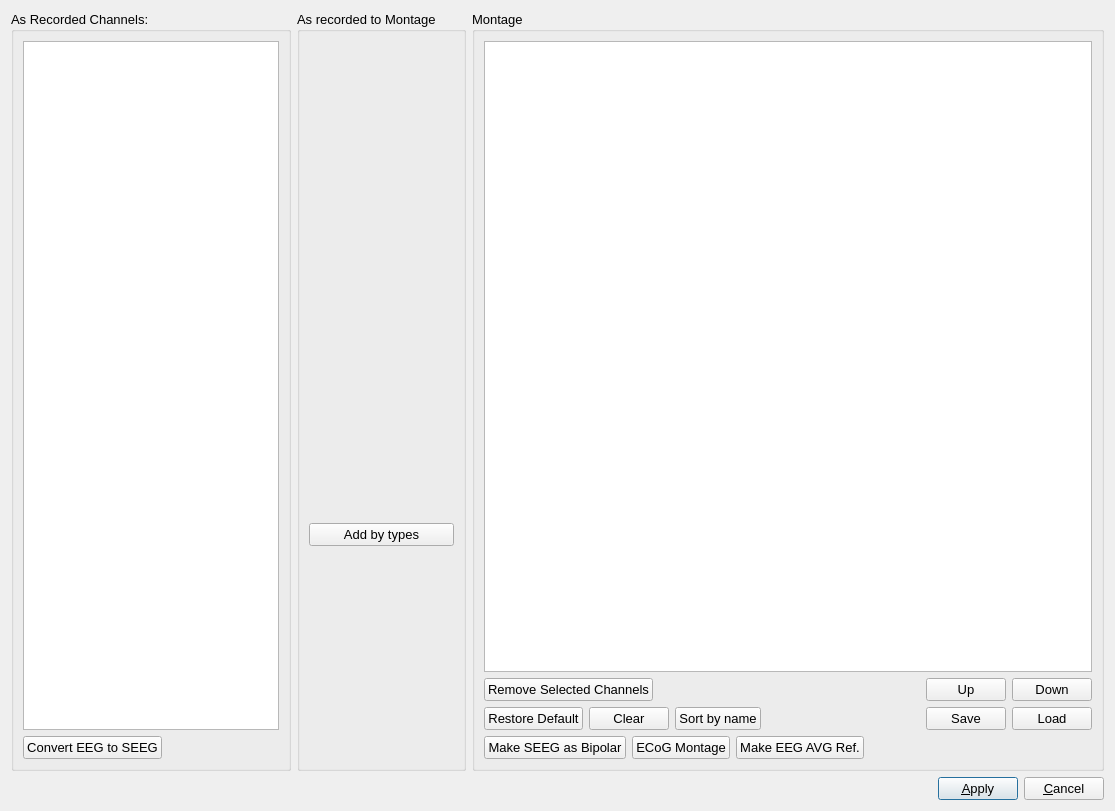
<?xml version="1.0" encoding="UTF-8"?>
<ui version="4.0">
 <class>MontageDialClass</class>
 <widget class="QDialog" name="MontageDialClass">
  <property name="geometry">
   <rect>
    <x>0</x>
    <y>0</y>
    <width>1115</width>
    <height>811</height>
   </rect>
  </property>
  <property name="font">
   <font>
    <family>MS Shell Dlg 2</family>
    <pointsize>10</pointsize>
   </font>
  </property>
  <property name="windowTitle">
   <string>Setup Display and Montage</string>
  </property>
  <property name="windowIcon">
   <iconset resource="../../../resources/AnyWave.qrc">
    <normaloff>:/images/AnyWave_icon.png</normaloff>:/images/AnyWave_icon.png</iconset>
  </property>
  <layout class="QVBoxLayout" name="verticalLayout_4">
   <item>
    <layout class="QHBoxLayout" name="horizontalLayout_7" stretch="0,0,1">
     <item>
      <widget class="QGroupBox" name="groupAsRecorded">
       <property name="sizePolicy">
        <sizepolicy hsizetype="Expanding" vsizetype="Expanding">
         <horstretch>0</horstretch>
         <verstretch>0</verstretch>
        </sizepolicy>
       </property>
       <property name="minimumSize">
        <size>
         <width>220</width>
         <height>570</height>
        </size>
       </property>
       <property name="maximumSize">
        <size>
         <width>16777215</width>
         <height>16777215</height>
        </size>
       </property>
       <property name="title">
        <string>As Recorded Channels:</string>
       </property>
       <property name="flat">
        <bool>false</bool>
       </property>
       <layout class="QVBoxLayout" name="verticalLayout_3">
        <item>
         <widget class="QTableView" name="tvChannelsAsRecorded">
          <property name="sizePolicy">
           <sizepolicy hsizetype="Expanding" vsizetype="Expanding">
            <horstretch>0</horstretch>
            <verstretch>0</verstretch>
           </sizepolicy>
          </property>
          <property name="minimumSize">
           <size>
            <width>200</width>
            <height>0</height>
           </size>
          </property>
          <property name="maximumSize">
           <size>
            <width>16777215</width>
            <height>16777215</height>
           </size>
          </property>
          <property name="editTriggers">
           <set>QAbstractItemView::AnyKeyPressed|QAbstractItemView::DoubleClicked|QAbstractItemView::EditKeyPressed|QAbstractItemView::SelectedClicked</set>
          </property>
          <property name="dragEnabled">
           <bool>true</bool>
          </property>
          <property name="dragDropOverwriteMode">
           <bool>true</bool>
          </property>
          <property name="dragDropMode">
           <enum>QAbstractItemView::DragOnly</enum>
          </property>
          <property name="defaultDropAction">
           <enum>Qt::CopyAction</enum>
          </property>
          <property name="alternatingRowColors">
           <bool>true</bool>
          </property>
          <property name="sortingEnabled">
           <bool>true</bool>
          </property>
          <attribute name="horizontalHeaderStretchLastSection">
           <bool>false</bool>
          </attribute>
         </widget>
        </item>
        <item>
         <layout class="QHBoxLayout" name="horizontalLayout_6">
          <item>
           <widget class="QPushButton" name="buttonEEGSEEG">
            <property name="text">
             <string>Convert EEG to SEEG</string>
            </property>
           </widget>
          </item>
          <item>
           <spacer name="horizontalSpacer_7">
            <property name="orientation">
             <enum>Qt::Horizontal</enum>
            </property>
            <property name="sizeHint" stdset="0">
             <size>
              <width>40</width>
              <height>20</height>
             </size>
            </property>
           </spacer>
          </item>
         </layout>
        </item>
       </layout>
      </widget>
     </item>
     <item>
      <widget class="QGroupBox" name="groupTransfer">
       <property name="title">
        <string>As recorded to Montage</string>
       </property>
       <layout class="QVBoxLayout" name="verticalLayout_2">
        <item>
         <spacer name="verticalSpacer_3">
          <property name="orientation">
           <enum>Qt::Vertical</enum>
          </property>
          <property name="sizeHint" stdset="0">
           <size>
            <width>20</width>
            <height>40</height>
           </size>
          </property>
         </spacer>
        </item>
        <item>
         <layout class="QHBoxLayout" name="horizontalLayout_5">
          <item>
           <spacer name="horizontalSpacer_5">
            <property name="orientation">
             <enum>Qt::Horizontal</enum>
            </property>
            <property name="sizeHint" stdset="0">
             <size>
              <width>40</width>
              <height>20</height>
             </size>
            </property>
           </spacer>
          </item>
          <item>
           <widget class="QPushButton" name="buttonAddChannels">
            <property name="sizePolicy">
             <sizepolicy hsizetype="Preferred" vsizetype="Preferred">
              <horstretch>0</horstretch>
              <verstretch>0</verstretch>
             </sizepolicy>
            </property>
            <property name="minimumSize">
             <size>
              <width>50</width>
              <height>50</height>
             </size>
            </property>
            <property name="maximumSize">
             <size>
              <width>50</width>
              <height>50</height>
             </size>
            </property>
            <property name="toolTip">
             <string>Select channels in the left list and click here to add them to the current montage.
Dragging channels from As Recorded list directly to the montage will also add them.</string>
            </property>
            <property name="text">
             <string/>
            </property>
            <property name="icon">
             <iconset resource="../../../resources/AnyWave.qrc">
              <normaloff>:/images/AddToMontage48x48.png</normaloff>:/images/AddToMontage48x48.png</iconset>
            </property>
            <property name="iconSize">
             <size>
              <width>48</width>
              <height>48</height>
             </size>
            </property>
            <property name="flat">
             <bool>true</bool>
            </property>
           </widget>
          </item>
          <item>
           <spacer name="horizontalSpacer_6">
            <property name="orientation">
             <enum>Qt::Horizontal</enum>
            </property>
            <property name="sizeHint" stdset="0">
             <size>
              <width>40</width>
              <height>20</height>
             </size>
            </property>
           </spacer>
          </item>
         </layout>
        </item>
        <item>
         <spacer name="verticalSpacer_2">
          <property name="orientation">
           <enum>Qt::Vertical</enum>
          </property>
          <property name="sizeHint" stdset="0">
           <size>
            <width>20</width>
            <height>40</height>
           </size>
          </property>
         </spacer>
        </item>
        <item>
         <widget class="QPushButton" name="buttonAddTypes">
          <property name="text">
           <string>Add by types</string>
          </property>
         </widget>
        </item>
        <item>
         <spacer name="verticalSpacer">
          <property name="orientation">
           <enum>Qt::Vertical</enum>
          </property>
          <property name="sizeHint" stdset="0">
           <size>
            <width>20</width>
            <height>205</height>
           </size>
          </property>
         </spacer>
        </item>
       </layout>
      </widget>
     </item>
     <item>
      <widget class="QGroupBox" name="groupMontage">
       <property name="sizePolicy">
        <sizepolicy hsizetype="Expanding" vsizetype="Expanding">
         <horstretch>0</horstretch>
         <verstretch>0</verstretch>
        </sizepolicy>
       </property>
       <property name="minimumSize">
        <size>
         <width>620</width>
         <height>570</height>
        </size>
       </property>
       <property name="title">
        <string>Montage</string>
       </property>
       <property name="flat">
        <bool>false</bool>
       </property>
       <layout class="QVBoxLayout" name="verticalLayout">
        <item>
         <widget class="AwMontageTableView" name="tvDisplay">
          <property name="enabled">
           <bool>true</bool>
          </property>
          <property name="sizePolicy">
           <sizepolicy hsizetype="Expanding" vsizetype="Expanding">
            <horstretch>1</horstretch>
            <verstretch>2</verstretch>
           </sizepolicy>
          </property>
          <property name="minimumSize">
           <size>
            <width>300</width>
            <height>0</height>
           </size>
          </property>
          <property name="acceptDrops">
           <bool>true</bool>
          </property>
          <property name="editTriggers">
           <set>QAbstractItemView::AnyKeyPressed|QAbstractItemView::DoubleClicked|QAbstractItemView::EditKeyPressed|QAbstractItemView::SelectedClicked</set>
          </property>
          <property name="dragEnabled">
           <bool>true</bool>
          </property>
          <property name="dragDropMode">
           <enum>QAbstractItemView::DragDrop</enum>
          </property>
          <property name="defaultDropAction">
           <enum>Qt::MoveAction</enum>
          </property>
          <property name="alternatingRowColors">
           <bool>true</bool>
          </property>
          <property name="selectionBehavior">
           <enum>QAbstractItemView::SelectRows</enum>
          </property>
          <property name="sortingEnabled">
           <bool>false</bool>
          </property>
          <property name="wordWrap">
           <bool>true</bool>
          </property>
          <property name="cornerButtonEnabled">
           <bool>false</bool>
          </property>
          <attribute name="horizontalHeaderStretchLastSection">
           <bool>true</bool>
          </attribute>
          <attribute name="verticalHeaderVisible">
           <bool>false</bool>
          </attribute>
         </widget>
        </item>
        <item>
         <layout class="QHBoxLayout" name="horizontalLayout">
          <item>
           <widget class="QPushButton" name="buttonRemove">
            <property name="sizePolicy">
             <sizepolicy hsizetype="Preferred" vsizetype="Fixed">
              <horstretch>0</horstretch>
              <verstretch>0</verstretch>
             </sizepolicy>
            </property>
            <property name="toolTip">
             <string>Remove selected channels from Montage</string>
            </property>
            <property name="text">
             <string>Remove Selected Channels</string>
            </property>
            <property name="shortcut">
             <string>Del</string>
            </property>
           </widget>
          </item>
          <item>
           <spacer name="horizontalSpacer">
            <property name="orientation">
             <enum>Qt::Horizontal</enum>
            </property>
            <property name="sizeHint" stdset="0">
             <size>
              <width>40</width>
              <height>20</height>
             </size>
            </property>
           </spacer>
          </item>
          <item>
           <widget class="QPushButton" name="buttonUp">
            <property name="sizePolicy">
             <sizepolicy hsizetype="Preferred" vsizetype="Fixed">
              <horstretch>0</horstretch>
              <verstretch>0</verstretch>
             </sizepolicy>
            </property>
            <property name="text">
             <string>Up</string>
            </property>
           </widget>
          </item>
          <item>
           <widget class="QPushButton" name="buttonDown">
            <property name="sizePolicy">
             <sizepolicy hsizetype="Preferred" vsizetype="Fixed">
              <horstretch>0</horstretch>
              <verstretch>0</verstretch>
             </sizepolicy>
            </property>
            <property name="text">
             <string>Down</string>
            </property>
           </widget>
          </item>
         </layout>
        </item>
        <item>
         <layout class="QHBoxLayout" name="horizontalLayout_2">
          <item>
           <widget class="QPushButton" name="buttonReset">
            <property name="sizePolicy">
             <sizepolicy hsizetype="Minimum" vsizetype="Fixed">
              <horstretch>0</horstretch>
              <verstretch>0</verstretch>
             </sizepolicy>
            </property>
            <property name="toolTip">
             <string>Restore the default Montage</string>
            </property>
            <property name="text">
             <string>Restore Default</string>
            </property>
            <property name="shortcut">
             <string>Backspace</string>
            </property>
           </widget>
          </item>
          <item>
           <widget class="QPushButton" name="buttonClean">
            <property name="sizePolicy">
             <sizepolicy hsizetype="Minimum" vsizetype="Fixed">
              <horstretch>0</horstretch>
              <verstretch>0</verstretch>
             </sizepolicy>
            </property>
            <property name="toolTip">
             <string>Clear the current Montage</string>
            </property>
            <property name="text">
             <string>Clear</string>
            </property>
            <property name="iconSize">
             <size>
              <width>16</width>
              <height>16</height>
             </size>
            </property>
            <property name="shortcut">
             <string>Shift+Del</string>
            </property>
           </widget>
          </item>
          <item>
           <widget class="QPushButton" name="buttonSortName">
            <property name="text">
             <string>Sort by name</string>
            </property>
           </widget>
          </item>
          <item>
           <spacer name="horizontalSpacer_2">
            <property name="orientation">
             <enum>Qt::Horizontal</enum>
            </property>
            <property name="sizeHint" stdset="0">
             <size>
              <width>40</width>
              <height>20</height>
             </size>
            </property>
           </spacer>
          </item>
          <item>
           <widget class="QPushButton" name="buttonSave">
            <property name="sizePolicy">
             <sizepolicy hsizetype="Preferred" vsizetype="Fixed">
              <horstretch>0</horstretch>
              <verstretch>0</verstretch>
             </sizepolicy>
            </property>
            <property name="minimumSize">
             <size>
              <width>0</width>
              <height>0</height>
             </size>
            </property>
            <property name="maximumSize">
             <size>
              <width>16777215</width>
              <height>16777215</height>
             </size>
            </property>
            <property name="toolTip">
             <string>Save the Montage</string>
            </property>
            <property name="text">
             <string>Save</string>
            </property>
            <property name="shortcut">
             <string>Ctrl+S</string>
            </property>
           </widget>
          </item>
          <item>
           <widget class="QPushButton" name="buttonLoad">
            <property name="sizePolicy">
             <sizepolicy hsizetype="Preferred" vsizetype="Fixed">
              <horstretch>0</horstretch>
              <verstretch>0</verstretch>
             </sizepolicy>
            </property>
            <property name="text">
             <string>Load</string>
            </property>
           </widget>
          </item>
         </layout>
        </item>
        <item>
         <layout class="QHBoxLayout" name="horizontalLayout_3">
          <item>
           <widget class="QPushButton" name="buttonAutomaticMontage">
            <property name="sizePolicy">
             <sizepolicy hsizetype="Minimum" vsizetype="Fixed">
              <horstretch>0</horstretch>
              <verstretch>0</verstretch>
             </sizepolicy>
            </property>
            <property name="toolTip">
             <string>Click to reset the current montage and to build a SEEG bipolar one</string>
            </property>
            <property name="text">
             <string>Make SEEG as Bipolar</string>
            </property>
           </widget>
          </item>
          <item>
           <widget class="QPushButton" name="buttonECOG">
            <property name="text">
             <string>ECoG Montage</string>
            </property>
           </widget>
          </item>
          <item>
           <widget class="QPushButton" name="buttonAVG">
            <property name="sizePolicy">
             <sizepolicy hsizetype="Minimum" vsizetype="Fixed">
              <horstretch>0</horstretch>
              <verstretch>0</verstretch>
             </sizepolicy>
            </property>
            <property name="text">
             <string>Make EEG AVG Ref.</string>
            </property>
           </widget>
          </item>
          <item>
           <spacer name="horizontalSpacer_4">
            <property name="orientation">
             <enum>Qt::Horizontal</enum>
            </property>
            <property name="sizeHint" stdset="0">
             <size>
              <width>40</width>
              <height>20</height>
             </size>
            </property>
           </spacer>
          </item>
         </layout>
        </item>
       </layout>
      </widget>
     </item>
    </layout>
   </item>
   <item>
    <layout class="QHBoxLayout" name="horizontalLayout_4">
     <item>
      <spacer name="horizontalSpacer_3">
       <property name="orientation">
        <enum>Qt::Horizontal</enum>
       </property>
       <property name="sizeHint" stdset="0">
        <size>
         <width>40</width>
         <height>20</height>
        </size>
       </property>
      </spacer>
     </item>
     <item>
      <widget class="QPushButton" name="buttonApply">
       <property name="text">
        <string>&amp;Apply</string>
       </property>
       <property name="default">
        <bool>true</bool>
       </property>
      </widget>
     </item>
     <item>
      <widget class="QPushButton" name="buttonCancel">
       <property name="text">
        <string>&amp;Cancel</string>
       </property>
      </widget>
     </item>
    </layout>
   </item>
  </layout>
 </widget>
 <customwidgets>
  <customwidget>
   <class>AwMontageTableView</class>
   <extends>QTableView</extends>
   <header>Montage/AwMontageTableView.h</header>
  </customwidget>
 </customwidgets>
 <resources>
  <include location="../../../resources/AnyWave.qrc"/>
 </resources>
 <connections>
  <connection>
   <sender>buttonApply</sender>
   <signal>clicked()</signal>
   <receiver>MontageDialClass</receiver>
   <slot>accept()</slot>
   <hints>
    <hint type="sourcelabel">
     <x>991</x>
     <y>641</y>
    </hint>
    <hint type="destinationlabel">
     <x>859</x>
     <y>699</y>
    </hint>
   </hints>
  </connection>
  <connection>
   <sender>buttonCancel</sender>
   <signal>clicked()</signal>
   <receiver>MontageDialClass</receiver>
   <slot>reject()</slot>
   <hints>
    <hint type="sourcelabel">
     <x>1072</x>
     <y>641</y>
    </hint>
    <hint type="destinationlabel">
     <x>741</x>
     <y>699</y>
    </hint>
   </hints>
  </connection>
 </connections>
 <slots>
  <slot>addChannelsFromButton()</slot>
  <slot>addEEGAvg()</slot>
  <slot>addMEGAvg()</slot>
  <slot>addSEEGAvg()</slot>
 </slots>
</ui>
